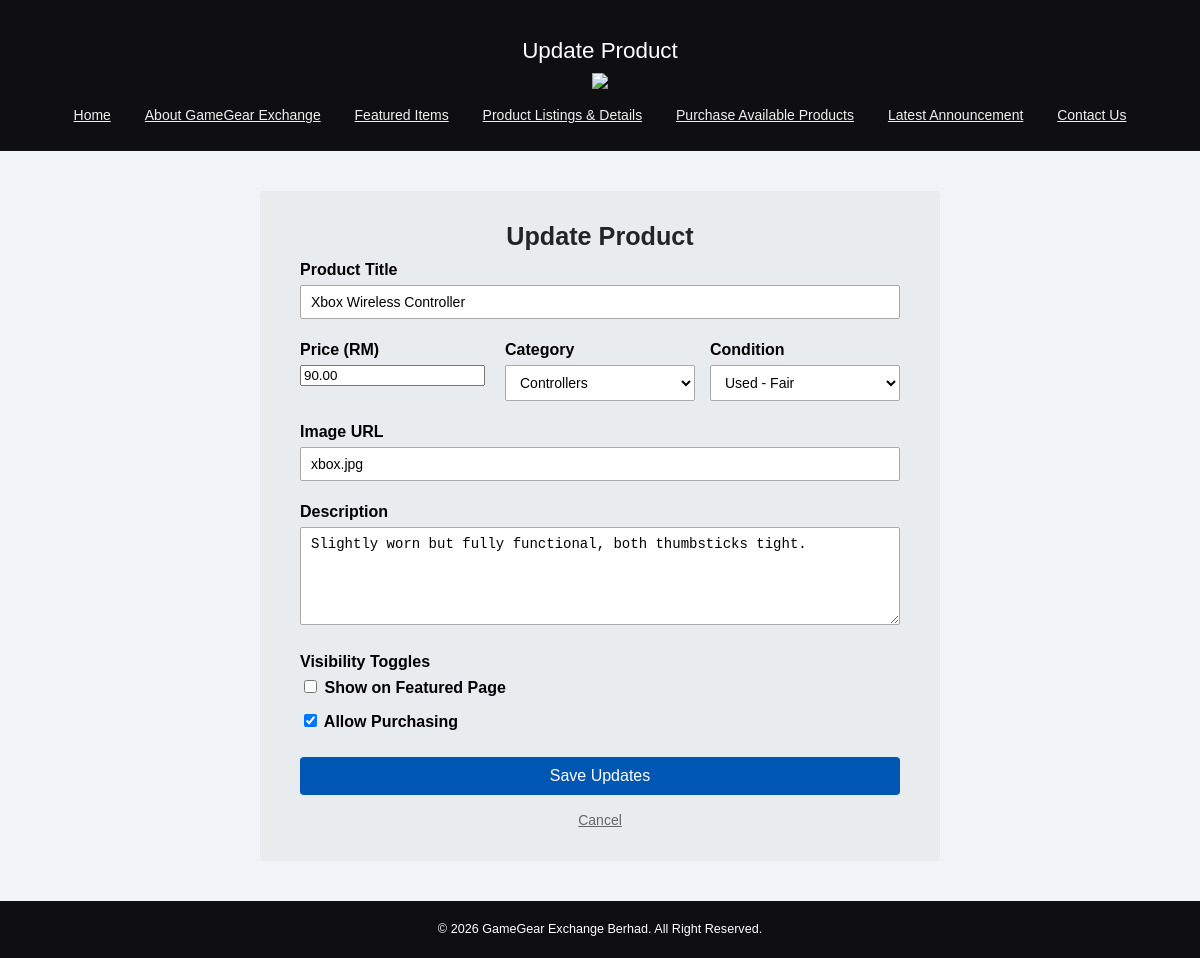
Page /gamegear/admin/update_product.php?id=2 (signed in) on the committed database.
### tables this page shows
CREATE TABLE listings (
    listing_id INT AUTO_INCREMENT PRIMARY KEY,
    seller_id INT NULL,
    category_id INT NOT NULL,
    title VARCHAR(150) NOT NULL,
    description TEXT,
    price DECIMAL(10,2) NOT NULL,
    item_condition ENUM('New','Like New','Used - Good','Used - Fair') NOT NULL DEFAULT 'Used - Good',
    image_path VARCHAR(200),
    status ENUM('Available','Sold') NOT NULL DEFAULT 'Available',
    is_featured TINYINT(1) NOT NULL DEFAULT 0,
    views INT NOT NULL DEFAULT 0,
    created_at TIMESTAMP DEFAULT CURRENT_TIMESTAMP,
    FOREIGN KEY (seller_id) REFERENCES users(user_id) ON DELETE SET NULL,
    FOREIGN KEY (category_id) REFERENCES categories(category_id)
);

### gamegear/admin/update_product.php (the view, shortened to what this page needs)
<?php
$dbHost = 'localhost';
$dbUser = 'root';
$dbPass = '';
$dbName = 'gamegear_exchange';
$message_out = '';
?>
<!DOCTYPE html>
<html lang="en">
<head>
  <link rel="stylesheet" href="../style/style.css">
</head>
<body>
<?php include('../content/header.php'); ?>
<?php include('../content/navigation.php'); ?>
<div id="contentWrapper">
    <div class="form-container">
        <h2 style="text-align:center; margin-top:0;">Update Product</h2>
        <?php
        if ($_SERVER['REQUEST_METHOD'] !== 'POST' || strpos($message_out, 'Failed') !== false || strpos($message_out, 'Invalid') !== false) {
            $id = isset($_GET['id']) ? (int) $_GET['id'] : (isset($_POST['id']) ? (int)$_POST['id'] : 0);
            if ($id > 0) {
                $conn = mysqli_connect($dbHost, $dbUser, $dbPass, $dbName);
                if ($conn) {
                    $sql = "SELECT * FROM listings WHERE listing_id=$id LIMIT 1";
                    $result = mysqli_query($conn, $sql);
                    if ($result && mysqli_num_rows($result) > 0) {
                        $row = mysqli_fetch_assoc($result);
        ?>
        <form action="" method="post">
            <div class="form-group">
                <label>Product Title</label>
                <input type="text" name="title" value="<?php echo htmlspecialchars($row['title']); ?>" required>
            </div>
            <div style="display: flex; gap: 15px;">
                <div class="form-group" style="flex: 1;">
                    <label>Price (RM)</label>
                    <input type="number" step="0.01" name="price" value="<?php echo htmlspecialchars($row['price']); ?>" required>
                </div>
                <div class="form-group" style="flex: 1;">
                    <label>Category</label>
                    <select name="category_id">
                        <?php
                        $cat_result = mysqli_query($conn, "SELECT * FROM categories ORDER BY category_name");
                        while ($cat = mysqli_fetch_assoc($cat_result)) {
                            $selected = ($cat['category_id'] == $row['category_id']) ? 'selected' : '';
                            echo '<option value="' . $cat['category_id'] . '" ' . $selected . '>' . htmlspecialchars($cat['category_name']) . '</option>';
                        }
                        ?>
                    </select>
                </div>
                <div class="form-group" style="flex: 1;">
                    <label>Condition</label>
                    <select name="condition_status">
                        <?php
                        $conditions = array('New', 'Like New', 'Used - Good', 'Used - Fair');
                        foreach ($conditions as $c) {
                            $selected = ($c == $row['item_condition']) ? 'selected' : '';
                            echo "<option value='$c' $selected>$c</option>";
                        }
                        ?>
                    </select>
                </div>
            </div>
            <div class="form-group">
                <label>Image URL</label>
                <input type="text" name="image_url" value="<?php echo htmlspecialchars($row['image_path']); ?>" placeholder="e.g. ps4.jpg">
            </div>
            <div class="form-group">
                <label>Description</label>
                <textarea name="description" rows="5"><?php echo htmlspecialchars($row['description']); ?></textarea>
            </div>
            <div class="form-group">
                <label>Visibility Toggles</label>
                <div class="checkbox-group">
                    <label><input type="checkbox" name="is_featured" value="1" <?php echo ($row['is_featured'] == 1) ? 'checked' : ''; ?>> Show on Featured Page</label>
                    <label><input type="checkbox" name="is_available" value="1" <?php echo ($row['status'] == 'Available') ? 'checked' : ''; ?>> Allow Purchasing</label>
                </div>
            </div>
            <button type="submit" class="submit-btn" style="width:100%;">Save Updates</button>
            <a href="dashboard.php" style="display:block; text-align:center; margin-top:15px; color:#666;">Cancel</a>
        </form>
        <?php
                    } else {
                        echo '<p class="error" style="text-align:center;">Product not found.</p><div style="text-align:center;"><a href="dashboard.php">Back to Dashboard</a></div>';
                    }
                }
            } else {
                echo '<p class="error" style="text-align:center;">No product selected.</p><div style="text-align:center;"><a href="dashboard.php">Back to Dashboard</a></div>';
            }
        }
        ?>
    </div>
</div>
<?php include('../content/footer.php'); ?>
</body>
</html>

### gamegear/style/style.css (style rules this page uses)
body { color: rgb(13,13,13); background-color: rgb(240,244,248); font-family: Helvetica, Arial, sans-serif; font-size: 14px; line-height: 1.5em; margin: 0px 0px 0px 0px; padding: 0px 0px 0px 0px; }
h1,h2,h3,h4,h5,h6 { color: rgb(33, 37, 41); font-weight: bold; line-height: 1.25em; }
h2 { font-size: 1.8em; margin: 10px 0px 6px 0px; padding: 0px 0px 0px 0px; }
a, a:link, a:visited, a:hover { color: rgb(30, 136, 229); }
#contentWrapper { background-color: rgb(240,244,248); text-align: center; margin: 0px auto; padding: 40px 18px 40px 18px; }
.form-container { background-color: rgb(233, 236, 239); max-width: 600px; margin: 0 auto; padding: 30px 40px; border-radius: 4px; font-family: Arial, sans-serif; color: #000; }
.form-group { margin-bottom: 20px; text-align: left; }
.form-group label { display: block; font-weight: bold; margin-bottom: 5px; font-size: 16px; color: #000; }
.form-group input[type="text"], .form-group input[type="email"], .form-group input[type="tel"], .form-group select, .form-group textarea { width: 100%; padding: 8px 10px; border: 1px solid #a9a9a9; background-color: #fff; font-size: 14px; box-sizing: border-box; border-radius: 2px; }
.checkbox-group { display: flex; flex-direction: column; gap: 8px; }
.submit-btn { background-color: #0056b3; color: #ffffff !important; padding: 10px; border: none; border-radius: 4px; cursor: pointer; width: 100%; font-size: 16px; }

### rows in the picture
listings: title "Xbox Wireless Controller", price "90.00", image_url "xbox.jpg", description "Slightly worn but fully functional, both thumbsticks tight.", status "☑"

### other values in the picture
$pageTitle "Update Product"
form field category_id "Controllers"
form field condition_status "Used - Fair"
